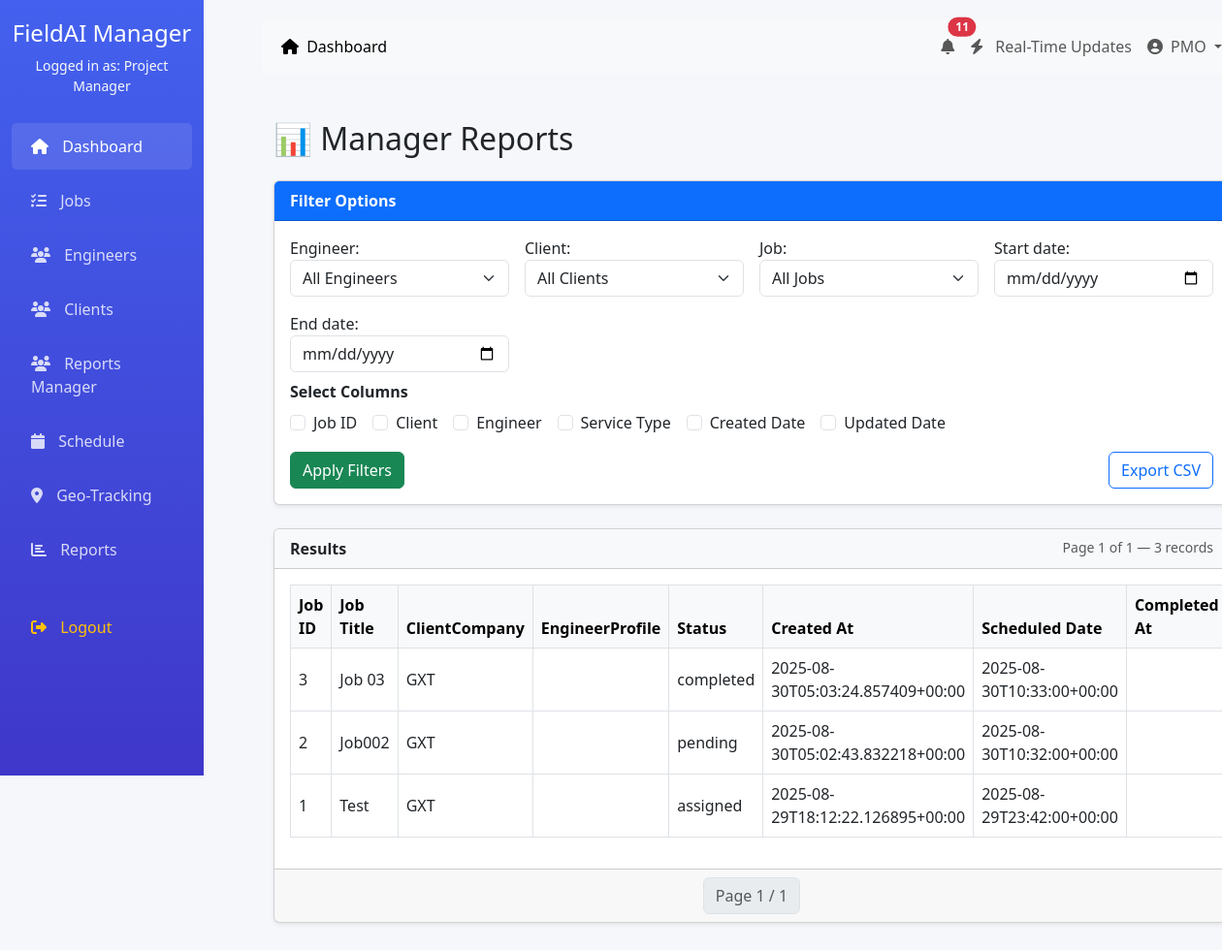
The app's page /dashboard/reports/manager/ (signed in) with its own data.
### accounts/models.py (models this page shows, shortened)
class CustomUser(AbstractUser):
    ROLE_CHOICES = (
        ('admin', 'Admin'),
        ('manager', 'Project Manager'),
        ('engineer', 'Field Engineer'),
        ('client', 'Client'),
        ('accounts', 'Accounts Team'),
    )
    role = models.CharField(max_length=20, choices=ROLE_CHOICES, default='engineer')
    phone = models.CharField(max_length=15, blank=True)
    address = models.TextField(blank=True)
    profile_picture = models.ImageField(upload_to='profiles/', blank=True)
    created_at = models.DateTimeField(auto_now=True)
    updated_at = models.DateTimeField(auto_now=True)

class Job(models.Model):
    JOB_STATUS = (
        ('pending', 'Pending'),
        ('assigned', 'Assigned'),
        ('in_progress', 'In Progress'),
        ('completed', 'Completed'),
        ('cancelled', 'Cancelled'),
        ('on_hold', 'On Hold'),
    )
    PRIORITY_LEVEL = (
        ('low', 'Low'),
        ('medium', 'Medium'),
        ('high', 'High'),
        ('urgent', 'Urgent'),
    )
    job_id = models.CharField(max_length=20, unique=True, default=uuid.uuid4)
    title = models.CharField(max_length=200)
    description = models.TextField()
    service_type = models.ForeignKey(ServiceType, on_delete=models.PROTECT)
    client = models.ForeignKey(ClientCompany, on_delete=models.CASCADE)
    client_contact = models.ForeignKey(ClientContact, on_delete=models.SET_NULL, null=True, blank=True)
    assigned_engineer = models.ForeignKey(EngineerProfile, on_delete=models.SET_NULL, null=True, blank=True, related_name='assigned_jobs')
    priority = models.CharField(max_length=10, choices=PRIORITY_LEVEL, default='medium')
    status = models.CharField(max_length=20, choices=JOB_STATUS, default='pending')
    scheduled_date = models.DateTimeField()
    estimated_duration = models.DurationField()  # in minutes
    actual_start_time = models.DateTimeField(null=True, blank=True)
    actual_end_time = models.DateTimeField(null=True, blank=True)
    location = models.TextField()
    latitude = models.DecimalField(max_digits=9, decimal_places=6, null=True, blank=True)
    longitude = models.DecimalField(max_digits=9, decimal_places=6, null=True, blank=True)
    created_by = models.ForeignKey(CustomUser, on_delete=models.SET_NULL, null=True, related_name='created_jobs')
    created_at = models.DateTimeField(auto_now_add=True)
    updated_at = models.DateTimeField(auto_now=True)
    last_updated = models.DateTimeField(auto_now=True)
    updated_by = models.ForeignKey(CustomUser, on_delete=models.SET_NULL, null=True, blank=True, related_name='updated_jobs')
    def __str__(self):
        return f"{self.job_id} - {self.title}"

class ClientCompany(models.Model):
    name = models.CharField(max_length=255)
    contact_email = models.EmailField()
    contact_phone = models.CharField(max_length=20, blank=True, null=True)
    address = models.TextField(blank=True, null=True)
    industry = models.CharField(max_length=100, blank=True, null=True)
    website = models.URLField(blank=True, null=True)
    is_active = models.BooleanField(default=True)
    created_at = models.DateTimeField(auto_now_add=True)  # auto-fill when created
    updated_at = models.DateTimeField(auto_now=True)      # auto-fill on update
    def __str__(self):
        return self.name

### dashboard/views.py (the view)
# urls.py: path('reports/manager/', views.manager_report, name='manager_report'),
@login_required
def manager_report(request):
    user_role = getattr(request.user, 'role', None)
    allowed_roles = [ 'Project Manager', 'Admin']
    if user_role is None and user_role not in allowed_roles:
        return HttpResponse("Forbidden", status=403)  # quick guard
    form = ReportFilterForm(request.GET or None)
    queryset = Job.objects.all().select_related('client', 'assigned_engineer')
    if form.is_valid():
        engineer = form.cleaned_data.get('assigned_engineer')
        client = form.cleaned_data.get('client')
        job = form.cleaned_data.get('job')
        start = form.cleaned_data.get('start_date')
        end = form.cleaned_data.get('end_date')
        fields = form.cleaned_data.get('fields') or [c[0] for c in FIELD_CHOICES]
        if engineer:
            queryset = queryset.filter(engineer=engineer)
        if client:
            queryset = queryset.filter(client=client)
        if job:
            queryset = queryset.filter(pk=job.pk)
        if start:
            queryset = queryset.filter(created_at__date__gte=start)
        if end:
            queryset = queryset.filter(created_at__date__lte=end)
    else:
        fields = [c[0] for c in FIELD_CHOICES]
    if 'export' in request.GET:
        return _export_csv_response(queryset.order_by('-created_at'), fields)
    page_size = 25
    paginator = Paginator(queryset.order_by('-created_at'), page_size)
    page_number = request.GET.get('page', 1)
    page_obj = paginator.get_page(page_number)
    rows = []
    for job in page_obj.object_list:
        rows.append([_get_field_display(job, f) for f in fields])
    choices_map = dict(FIELD_CHOICES)
    selected_headers = [choices_map.get(f, f) for f in fields]
    context = {
        'form': form,
        'jobs_page': page_obj,
        'rows': rows,
        'selected_fields': fields,
        'selected_headers': selected_headers,
    }
    return render(request, 'dashboard/manager_report.html', context)

### accounts/models.py (called while the page is built)
    def __str__(self):
        return f"{self.user.get_full_name()} - {self.employee_id}"

### dashboard/templates/dashboard/manager_report.html (shortened to what this page needs)
{% extends 'dashboard/base.html' %}
{% load static %}
{% block content %}
<div class="container-fluid py-4">
  <h2 class="mb-4">📊 Manager Reports</h2>
  <div class="card shadow-sm mb-4">
    <div class="card-header bg-primary text-white">
      <strong>Filter Options</strong>
    </div>
    <div class="card-body">
      <form method="get" class="row g-3">
        <div class="col-md-3">
          {{ form.engineer.label_tag }}
          {{ form.engineer }}
        </div>
        <div class="col-md-3">
          {{ form.client.label_tag }}
          {{ form.client }}
        </div>
        <div class="col-md-3">
          {{ form.job.label_tag }}
          {{ form.job }}
        </div>
        <div class="col-md-3">
          {{ form.start_date.label_tag }}
          {{ form.start_date }}
        </div>
        <div class="col-md-3">
          {{ form.end_date.label_tag }}
          {{ form.end_date }}
        </div>
        <div class="col-12 mt-2">
          <label class="form-label"><strong>Select Columns</strong></label>
          <div class="d-flex flex-wrap gap-3">
            {% for checkbox in form.fields %}
              <div class="form-check">
                {{ checkbox.tag }}
                {{ checkbox.choice_label }}
              </div>
            {% endfor %}
          </div>
        </div>
        <div class="col-12 d-flex justify-content-between mt-3">
          <button type="submit" class="btn btn-success">
             Apply Filters
          </button>
          {% if request.GET %}
            <a class="btn btn-outline-primary" href="?{{ request.GET.urlencode }}&export=1">
              <i class="bi bi-download"></i> Export CSV
            </a>
          {% else %}
            <a class="btn btn-outline-primary" href="?export=1">
               Export CSV
            </a>
          {% endif %}
        </div>
      </form>
    </div>
  </div>
  <div class="card shadow-sm">
    <div class="card-header bg-light">
      <strong>Results</strong>
      <span class="text-muted small float-end">
        Page {{ jobs_page.number }} of {{ jobs_page.paginator.num_pages }} —
        {{ jobs_page.paginator.count }} records
      </span>
    </div>
    <div class="card-body table-responsive">
      <table class="table table-bordered table-hover align-middle">
        <thead class="table-light">
          <tr>
            {% for h in selected_headers %}
              <th>{{ h }}</th>
            {% endfor %}
          </tr>
        </thead>
        <tbody>
          {% for row in rows %}
            <tr>
              {% for cell in row %}
                <td>{{ cell }}</td>
              {% endfor %}
            </tr>
          {% empty %}
            <tr>
              <td colspan="{{ selected_headers|length }}" class="text-center text-muted">
                No results found
              </td>
            </tr>
          {% endfor %}
        </tbody>
      </table>
    </div>
    <div class="card-footer d-flex justify-content-center">
      <nav>
        <ul class="pagination mb-0">
          <li class="page-item disabled"><span class="page-link">
            Page {{ jobs_page.number }} / {{ jobs_page.paginator.num_pages }}
          </span></li>
        </ul>
      </nav>
    </div>
  </div>
</div>
{% endblock %}

### dashboard/templates/dashboard/base.html (shortened to what this page needs)
<!DOCTYPE html>
<html lang="en">
<head>
    <link href="https://cdn.jsdelivr.net/npm/bootstrap@5.3.0/dist/css/bootstrap.min.css" rel="stylesheet">
    <link rel="stylesheet" href="https://cdnjs.cloudflare.com/ajax/libs/font-awesome/6.4.0/css/all.min.css">
</head>
<body>
    <div class="container-fluid">
        <div class="row">
            <div class="col-md-2 sidebar d-none d-md-block">
                <div class="text-center mb-4">
                    <h4>FieldAI Manager</h4>
                    <p class="text-light small">Logged in as: {{ user.get_role_display }}</p>
                </div>
                <ul class="nav flex-column">
                    <li class="nav-item">
                        <a class="nav-link active" href="{% if user.role == 'admin' %}{% url 'dashboard:admin_dashboard' %}{% elif user.role == 'manager' %}{% url 'dashboard:manager_dashboard' %}{% elif user.role == 'engineer' %}{% url 'dashboard:engineer_dashboard' %}{% elif user.role == 'client' %}{% url 'dashboard:client_dashboard' %}{% elif user.role == 'accounts' %}{% url 'dashboard:accounts_dashboard' %}{% else %}#{% endif %}">
                            <i class="fas fa-home"></i> Dashboard
                        </a>
                    </li>
                    <li class="nav-item">
                        <a class="nav-link" href="{% if user.role == 'manager' %}{% url 'dashboard:manager_jobs' %}{% elif user.role == 'engineer' %}{% url 'dashboard:engineer_jobs' %}{% else %}#{% endif %}">
                            <i class="fas fa-tasks"></i> Jobs
                        </a>
                    </li>
                    {% if user.role == 'admin' or user.role == 'manager' %}
                    <li class="nav-item">
                        <a class="nav-link" href="{% url 'dashboard:manager_engineers' %}">
                            <i class="fas fa-users"></i> Engineers
                        </a>
                    </li>
                    <li class="nav-item">
                        <a class="nav-link" href="{% url 'dashboard:client_list' %}">
                            <i class="fas fa-users"></i> Clients
                        </a>
                    </li>
                    <li class="nav-item">
                        <a class="nav-link" href="{% url 'dashboard:manager_report' %}">
                            <i class="fas fa-users"></i> Reports Manager
                        </a>
                    </li>
                    {% endif %}
                    <li class="nav-item">
                        <a class="nav-link" href="#">
                            <i class="fas fa-calendar"></i> Schedule
                        </a>
                    </li>
                    <li class="nav-item">
                        <a class="nav-link" href="#">
                            <i class="fas fa-map-marker-alt"></i> Geo-Tracking
                        </a>
                    </li>
                    <li class="nav-item">
                        <a class="nav-link" href="#">
                            <i class="fas fa-chart-bar"></i> Reports
                        </a>
                    </li>
                    <li class="nav-item mt-4">
                        <a class="nav-link text-warning" href="{% url 'accounts:logout' %}">
                            <i class="fas fa-sign-out-alt"></i> Logout
                        </a>
                    </li>
                </ul>
            </div>
            <div class="col-md-10 main-content">
                <nav class="navbar navbar-expand-lg navbar-light bg-light mb-4 rounded">
                    <div class="container-fluid">
                        <div class="collapse navbar-collapse" id="navbarNav">
                            <ul class="navbar-nav me-auto">
                                <li class="nav-item">
                                    <a class="nav-link active" href="{% if user.role == 'admin' %}{% url 'dashboard:admin_dashboard' %}{% elif user.role == 'manager' %}{% url 'dashboard:manager_dashboard' %}{% elif user.role == 'engineer' %}{% url 'dashboard:engineer_dashboard' %}{% elif user.role == 'client' %}{% url 'dashboard:client_dashboard' %}{% elif user.role == 'accounts' %}{% url 'dashboard:accounts_dashboard' %}{% else %}#{% endif %}">
                                        <i class="fas fa-home me-1"></i> Dashboard
                                    </a>
                                </li>
                            </ul>
                            <ul class="navbar-nav">
                                {% if user.role == 'manager' or user.role == 'accounts' %}
                                <li class="nav-item">
                                    <a class="nav-link position-relative" href="{% if user.role == 'manager' %}{% url 'dashboard:manager_notifications' %}{% elif user.role == 'accounts' %}{% url 'dashboard:accounts_notifications' %}{% else %}#{% endif %}">
                                        <i class="fas fa-bell"></i>
                                        <span class="position-absolute top-0 start-100 translate-middle badge rounded-pill bg-danger d-none"
                                              id="notificationBadge">
                                        </span>
                                    </a>
                                </li>
                                <li class="nav-item">
    <a class="nav-link" href="{% url 'dashboard:manager_real_time_dashboard' %}">
        <i class="fas fa-bolt me-2"></i> Real-Time Updates
    </a>
</li>
                                {% endif %}
                                <li class="nav-item dropdown">
                                    <a class="nav-link dropdown-toggle" href="#" id="navbarDropdown" role="button" data-bs-toggle="dropdown">
                                        <i class="fas fa-user-circle me-1"></i> {{ user.username }}
                                    </a>
                                </li>
                            </ul>
                        </div>
                    </div>
                </nav>
                {% block content %}
                {% endblock %}
            </div>
        </div>
    </div>
</body>
</html>

### dashboard/templates/dashboard/base.html (style rules this page uses)
:root { --primary: #4361ee; --secondary: #3f37c9; --success: #4cc9f0; --info: #4895ef; --warning: #f72585; --danger: #e63946; --light: #f8f9fa; --dark: #212529; }
body { font-family: 'Segoe UI', Tahoma, Geneva, Verdana, sans-serif; background-color: #f5f7fb; }
.sidebar { background: linear-gradient(to bottom, var(--primary), var(--secondary)); color: white; height: 100vh; position: fixed; padding-top: 20px; }
.sidebar .nav-link { color: rgba(255, 255, 255, 0.8); padding: 12px 20px; margin: 4px 0; border-radius: 5px; }
.sidebar .nav-link:hover, .sidebar .nav-link.active { background-color: rgba(255, 255, 255, 0.1); color: white; }
.sidebar .nav-link i { margin-right: 10px; }
.main-content { margin-left: 250px; padding: 20px; }

### records on screen
CustomUser: role "Project Manager", username "PMO"
Job: job "All Jobs", row "Test" "assigned"
Job: row "Job 03" "completed"
ClientCompany: row "GXT" "GXT" "GXT"
Job: row "Job002" "pending"

### other values on screen
{{ checkbox.choice_label }} "Job ID" "Client" "Engineer" "Service Type" "Created Date" "Updated Date"
{{ jobs_page.number }} "1"
{{ jobs_page.paginator.num_pages }} "1"
{{ jobs_page.paginator.count }} "3"
{{ h }} "Job ID" "Job Title" "ClientCompany" "EngineerProfile" "Status" "Created At" "Scheduled Date" "Completed At"
{{ cell }} "3" "2025-08-30T05:03:24.857409+00:00" "2025-08-30T10:33:00+00:00" "2" "2025-08-30T05:02:43.832218+00:00" "2025-08-30T10:32:00+00:00" "1" "2025-08-29T18:12:22.126895+00:00" "2025-08-29T23:42:00+00:00"
